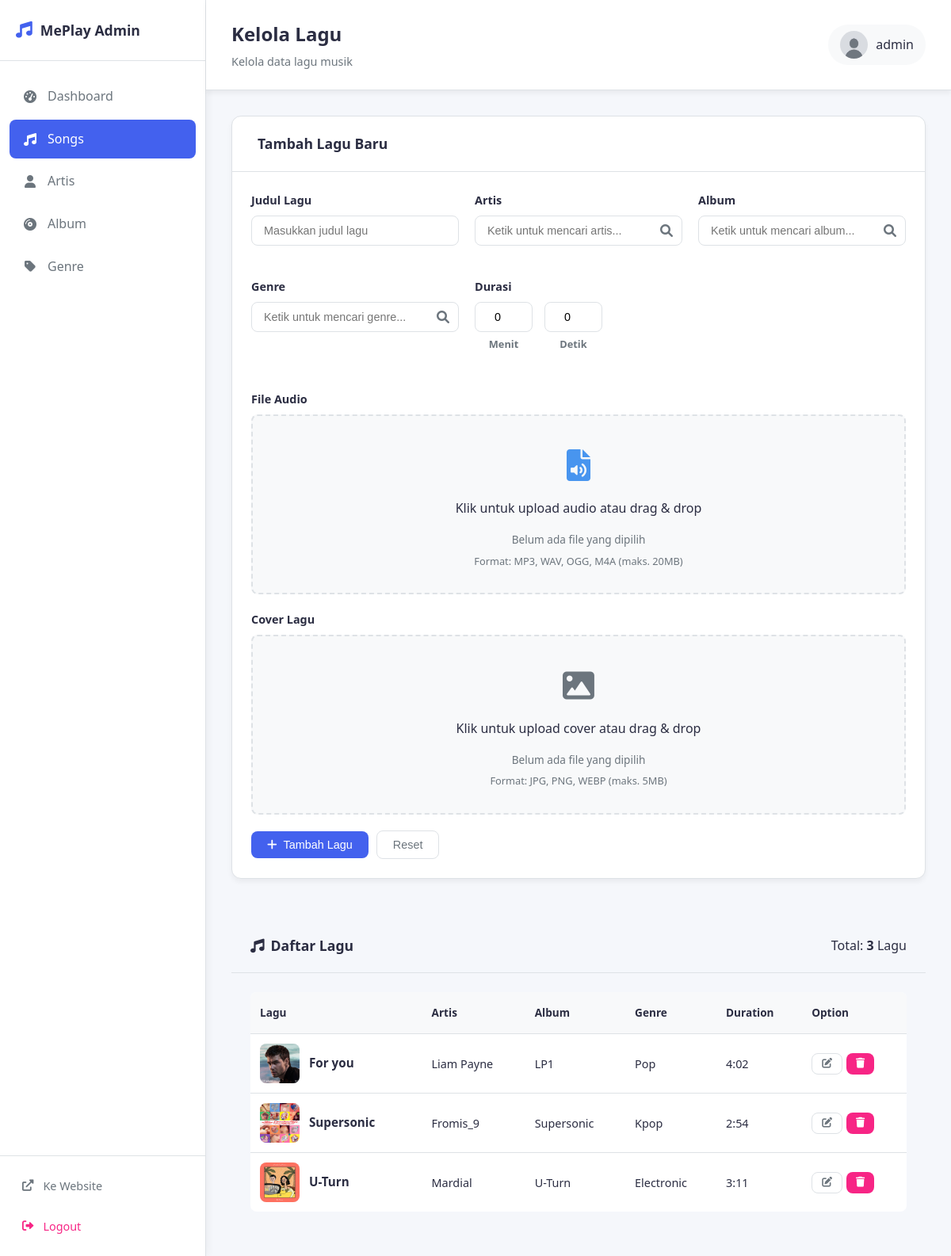
The page /admin/songs.php (signed in) on the database its author committed.
### tables this page shows
CREATE TABLE `songs` (
  `id` int(11) NOT NULL,
  `title` varchar(100) NOT NULL,
  `artist_id` int(11) DEFAULT NULL,
  `album_id` int(11) DEFAULT NULL,
  `album_name` varchar(255) NOT NULL,
  `genre_id` int(11) DEFAULT NULL,
  `genre_name` varchar(100) NOT NULL,
  `release_year` int(11) DEFAULT NULL,
  `audio_file` varchar(255) NOT NULL,
  `cover_image` varchar(255) DEFAULT NULL,
  `duration` int(11) NOT NULL,
  `lyrics` text DEFAULT NULL,
  `is_active` tinyint(1) DEFAULT 1,
  `play_count` int(11) DEFAULT 0,
  `created_at` timestamp NOT NULL DEFAULT current_timestamp(),
  `updated_at` timestamp NOT NULL DEFAULT current_timestamp() ON UPDATE current_timestamp(),
  `likes_count` int(11) DEFAULT 0
);

CREATE TABLE `artists` (
  `id` int(11) NOT NULL,
  `name` varchar(100) NOT NULL,
  `bio` text DEFAULT NULL,
  `profile_picture` varchar(255) DEFAULT NULL,
  `is_active` tinyint(1) DEFAULT 1,
  `created_at` timestamp NOT NULL DEFAULT current_timestamp(),
  `updated_at` timestamp NOT NULL DEFAULT current_timestamp() ON UPDATE current_timestamp()
);

CREATE TABLE `albums` (
  `id` int(11) NOT NULL,
  `title` varchar(100) NOT NULL,
  `artist_id` int(11) DEFAULT NULL,
  `cover_image` varchar(255) DEFAULT 'default-cover.png',
  `release_year` year(4) DEFAULT NULL,
  `is_active` tinyint(1) DEFAULT 1,
  `created_at` timestamp NOT NULL DEFAULT current_timestamp(),
  `updated_at` timestamp NOT NULL DEFAULT current_timestamp() ON UPDATE current_timestamp()
);

CREATE TABLE `genres` (
  `id` int(11) NOT NULL,
  `name` varchar(50) NOT NULL,
  `description` text DEFAULT NULL,
  `color` varchar(7) DEFAULT '#667eea',
  `is_active` tinyint(1) DEFAULT 1,
  `created_at` timestamp NOT NULL DEFAULT current_timestamp(),
  `updated_at` timestamp NOT NULL DEFAULT current_timestamp() ON UPDATE current_timestamp()
);

### admin/songs.php (the view, shortened to what the rows shown need)
<?php
$database = new Database();
$conn = $database->getConnection();
try {
    $query = "SELECT s.*,
              a.name as artist_name,
              al.title as album_title,
              g.name as genre_name
              FROM songs s
              LEFT JOIN artists a ON s.artist_id = a.id
              LEFT JOIN albums al ON s.album_id = al.id
              LEFT JOIN genres g ON s.genre_id = g.id
              ORDER BY s.created_at DESC";
    $stmt = $conn->prepare($query);
    $stmt->execute();
    $songs = $stmt->fetchAll(PDO::FETCH_ASSOC);
} catch(PDOException $exception) {
    $message = "Database error: " . $exception->getMessage();
    $message_type = 'error';
    $songs = [];
}
?>
<!DOCTYPE html>
<html lang="id">
<head>
    <link rel="stylesheet" href="assets/css/admin-main.css">
    <link rel="stylesheet" href="assets/css/admin-songs.css">
    <link rel="stylesheet" href="assets/css/sidebar.css">
    <link href="https://cdnjs.cloudflare.com/ajax/libs/font-awesome/6.0.0/css/all.min.css" rel="stylesheet">
</head>
<body>
    <div class="admin-container">
        <div class="admin-main">
            <header class="admin-header">
                <div class="header-left">
                    <h1>Kelola Lagu</h1>
                </div>
            </header>
            <main class="admin-content">
                <div class="songs-container">
                    <div class="songs-list">
                        <div class="card-content">
                            <?php if ($songs && count($songs) > 0): ?>
                                <div class="table-responsive">
                                    <table class="data-table">
                                        <thead>
                                            <tr>
                                                <th>Lagu</th>
                                                <th>Artis</th>
                                                <th>Album</th>
                                                <th>Genre</th>
                                                <th>Duration</th>
                                                <th>Option</th>
                                            </tr>
                                        </thead>
                                        <tbody>
                                            <?php foreach ($songs as $song): ?>
                                                <tr>
                                                    <td>
                                                        <div class="song-info">
                                                            <div class="song-cover">
                                                                <?php if ($song['cover_image']): ?>
                                                                    <img src="../uploads/covers/<?php echo $song['cover_image']; ?>"
                                                                         alt="<?php echo htmlspecialchars($song['title']); ?>"
                                                                         onerror="this.src='../uploads/covers/default-cover.png'">
                                                                <?php else: ?>
                                                                    <div class="no-cover">
                                                                        <i class="fas fa-music"></i>
                                                                    </div>
                                                                <?php endif; ?>
                                                            </div>
                                                            <div class="song-details">
                                                                <h4><?php echo htmlspecialchars($song['title']); ?></h4>
                                                            </div>
                                                        </div>
                                                    </td>
                                                    <td>
                                                        <?php echo $song['artist_name'] ? htmlspecialchars($song['artist_name']) : '-'; ?>
                                                    </td>
                                                    <td>
                                                        <?php echo $song['album_title'] ? htmlspecialchars($song['album_title']) : '-'; ?>
                                                    </td>
                                                    <td>
                                                        <?php echo $song['genre_name'] ? htmlspecialchars($song['genre_name']) : '-'; ?>
                                                    </td>
                                                    <td>
                                                        <?php
                                                            $minutes = floor($song['duration'] / 60);
                                                            $seconds = $song['duration'] % 60;
                                                            echo sprintf('%d:%02d', $minutes, $seconds);
                                                        ?>
                                                    </td>
                                                    <td>
                                                        <div class="action-buttons">
                                                            <a href="songs.php?edit=<?php echo $song['id']; ?>"
                                                               class="btn btn-sm btn-outline" title="Edit">
                                                                <i class="fas fa-edit"></i>
                                                            </a>
                                                            <button onclick="confirmDelete(<?php echo $song['id']; ?>)"
                                                                    class="btn btn-sm btn-danger" title="Hapus">
                                                                <i class="fas fa-trash"></i>
                                                            </button>
                                                        </div>
                                                    </td>
                                                </tr>
                                            <?php endforeach; ?>
                                        </tbody>
                                    </table>
                                </div>
                            <?php endif; ?>
                        </div>
                    </div>
                </div>
            </main>
        </div>
    </div>
</body>
</html>

### rows shown on the page
songs: cover_image (picture), title "For you", artist.name "Liam Payne", album.title "LP1", genre.name "Pop", duration "4", duration "02"
songs: cover_image (picture), title "Supersonic", artist.name "Fromis_9", album.title "Supersonic", genre.name "Kpop", duration "2", duration "54"
songs: cover_image (picture), title "U-Turn", artist.name "Mardial", album.title "U-Turn", genre.name "Electronic", duration "3", duration "11"

### other values the page prints
SITE_NAME "MePlay"
$_SESSION['username'] "admin"
count($songs) "3"
